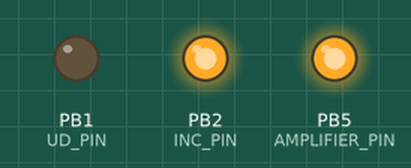
A sketch run on a simulated ATtiny85, built with avr-gcc and run on an emulated ATtiny85. Parts: output pins drawn as LEDs (lit = HIGH). Sleep ends after the set time or at an interrupt.

Above: at 0.1 s.
Timing chart, 0 to 1.6 s (numbered marks = the images above):
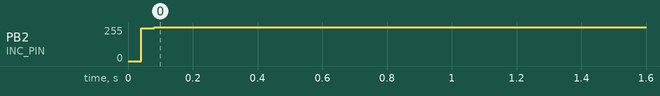

The sketch:

CambridgeSoundWorksDigitalIRRemote.ino
```cpp
// (licence header left out)
// My IR remote control is a Sony RM-ED011
#define DECODE_SONY
#include <IRremote.hpp>

#include <EEPROM.h>
#include <avr/sleep.h>

// Pin definitions
#define AMPLIFIER_PIN 5 // Pin to turn on/off the amplifier with an optocoupler
#define INC_PIN 2 // INC pin for the digital potentiometer
#define UD_PIN 1 // UP/DOWN pin for the digital potentiometer
#define IRRX_PIN  0 // IR receiver pin

// Max volume levels minus one for digital potentiometer x9c103
#define MAXVOLUME 99
// Accept IR signals only after IRDEADTIMEMS has expired to avoid bouncing and too frequent signals
#define IRDEADTIMEMS 200
// Startaddress in EEPROM for permanent settings
#define EEPROMADDR_START 0
// First byte in EEPROM at begin of startaddress (=Signature)
#define EEPROM_SIGNATURE 25
// Second byte in EEPROM (=Version)
#define EEPROM_VERSION 1
// Length for EEPROM_SIGNATURE and EEPROM_VERSION
#define EEPROM_HEADERSIZE 2

bool g_mute = false; // True, if volume is muted
byte g_volume = 0; // Current volume level
bool g_amplifierEnabled = false; // True, if amplifier is turned on

// Get stored volume level from EEPROM
byte getVolumeFromEEPROM() {
  byte result = MAXVOLUME/2; // Default volume level to 50%
  int addr = EEPROMADDR_START;

  if ( (EEPROM.read(addr) == EEPROM_SIGNATURE) && (EEPROM.read(addr+1) == EEPROM_VERSION) ) { // Check signature & version
    addr+=EEPROM_HEADERSIZE;
    result = EEPROM.read(addr);
    if (result > MAXVOLUME) result = MAXVOLUME;
  }
  return result;
}

// Store volume level to EEPROM
void setVolumeToEEPROM(byte value) {
  int addr = EEPROMADDR_START;
  EEPROM.update(addr,EEPROM_SIGNATURE);
  addr+=sizeof(byte);
  EEPROM.update(addr,EEPROM_VERSION);
  addr+=sizeof(byte);
  EEPROM.update(addr,value);
}

// Change wiper position of digital potentiometer (Up or down depends on UD_PIN)
void wiperSteps(byte steps) {
  for (byte i=0;i<steps;i++) {
    digitalWrite(INC_PIN,LOW);
    delayMicroseconds(2); // Datasheet for x9c103 says: at least 1us
    digitalWrite(INC_PIN,HIGH);
    delayMicroseconds(2); // Datasheet for x9c103 says: at least 1us
  }
}

// Increate volume level
void volumeStepUp(byte steps = 1) {
  digitalWrite(UD_PIN,HIGH); // UP
  delayMicroseconds(4); // // Datasheet for x9c103 says: at least 2.9us
  wiperSteps(steps);
  digitalWrite(UD_PIN,LOW); // Set up/down pin to low to disable the builtin LED
  delayMicroseconds(4); // // Datasheet for x9c103 says: at least 2.9us
  if (g_volume <= MAXVOLUME-steps) g_volume+=steps; else g_volume = MAXVOLUME;
}

// Decrease volume level
void volumeStepDown(byte steps = 1)
{
  digitalWrite(UD_PIN,LOW); // Down
  delayMicroseconds(4); // Datasheet for x9c103 says: at least 2.9us
  wiperSteps(steps);
  if (g_volume >= steps) g_volume-=steps; else g_volume = 0;
}

// Mute the volume
void volumeMute() {
  // Move wiper to 0
  volumeStepDown(MAXVOLUME);
  g_volume = 0;
  g_mute = true;
}

// Restore volume level
void volumeRestore() {
  if (!g_mute) volumeMute(); // If not alreay muted => mute
  // Move wiper to stored value
  volumeStepUp(getVolumeFromEEPROM());
  g_mute = false;
}

// Turn on Cambridge SoundWorks amplifier
void applifierTurnOn(){
  volumeRestore(); // Restore last stored volume level
  pinMode(AMPLIFIER_PIN,OUTPUT);
  digitalWrite(AMPLIFIER_PIN,HIGH);
  g_amplifierEnabled = true;
}

// Turn off Cambridge SoundWorks amplifier
void amplifierTurnOff(){
  volumeMute(); // Mute to prevent noise when amplifier is turned off
  digitalWrite(AMPLIFIER_PIN,LOW);
  pinMode(AMPLIFIER_PIN,INPUT);
  g_amplifierEnabled = false;
}

void setup()
{
  // Pin modes
  pinMode(INC_PIN,OUTPUT);
  pinMode(UD_PIN,OUTPUT);

  // IR init
  IrReceiver.begin(IRRX_PIN);

  // Init digital potentiometer
  digitalWrite(INC_PIN,HIGH);

  // Turn on Cambridge SoundWorks amplifier
  applifierTurnOn();
}

void loop() {
  static unsigned long lastIRSignalMS = 0;

  if (IrReceiver.decode()) {
    IrReceiver.resume(); // Enable receiving of the next value

    if (millis()-lastIRSignalMS > IRDEADTIMEMS) { // Debounce
      switch ((IrReceiver.decodedIRData.address << 8) + IrReceiver.decodedIRData.command) {
        case 0x971C: // >> Volume up
          if (!g_amplifierEnabled) break;
          if (g_mute) volumeRestore();
          volumeStepUp();
          setVolumeToEEPROM(g_volume);
          g_mute=false;
          break;
        case 0x971B: // << Volume down
          if (!g_amplifierEnabled) break;
          if (g_mute) volumeRestore();
          volumeStepDown();
          setVolumeToEEPROM(g_volume);
          g_mute=false;
          break;
        case 0x9719: // || Mute/unmute
          if (!g_amplifierEnabled) break;
          if (g_mute) volumeRestore(); else volumeMute();
          break;
        // TV can be switched on by various buttons
        case 0x0100: // 1
        case 0x0101: // 2
        case 0x0102: // 3
        case 0x0103: // 4
        case 0x0104: // 5
        case 0x0105: // 6
        case 0x0106: // 7
        case 0x0107: // 8
        case 0x0108: // 9
        case 0x0109: // 0
        case 0x7752: // Digital
        case 0x0139: // Analog
        case 0x0110: // Channel +
        case 0x0111: // Channel -
        case 0x0112: // Volume +
        case 0x0113: // Volume -
        case 0x0114: // Mute/unmute
          if (!g_amplifierEnabled) applifierTurnOn();
          break;
        case 0x0115: // I/O Turn on/off amplifier
          if (g_amplifierEnabled) amplifierTurnOff(); else applifierTurnOn();
          break;
      }
      lastIRSignalMS = millis();
    }
  }

  // Enter IDLE sleep to save power
  set_sleep_mode(SLEEP_MODE_IDLE);
  sleep_mode();
}
```

Measured:
- by itself, PB2 (INC_PIN): 0/255 → 255/255 at 0.04 s
